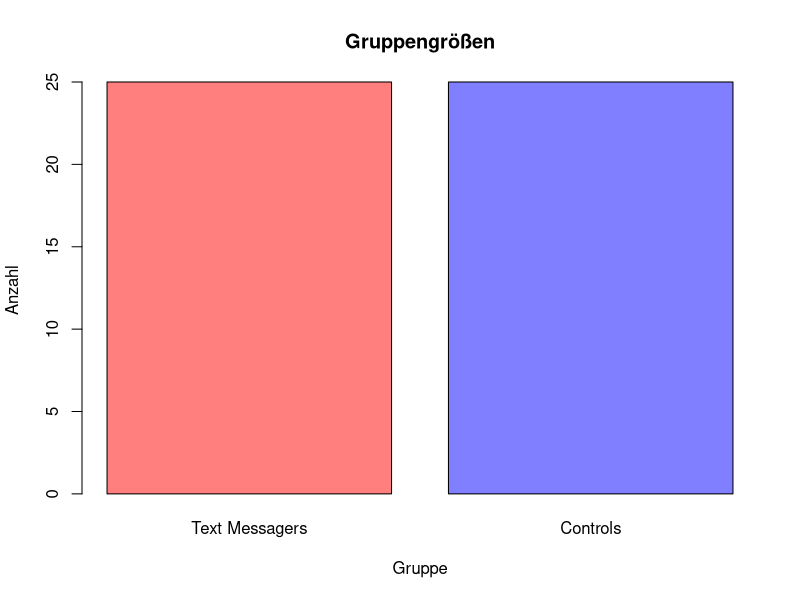
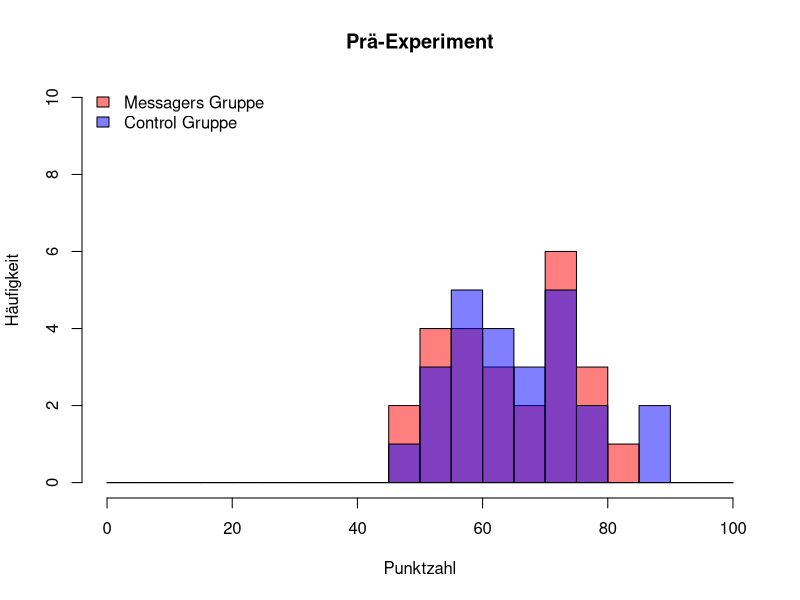
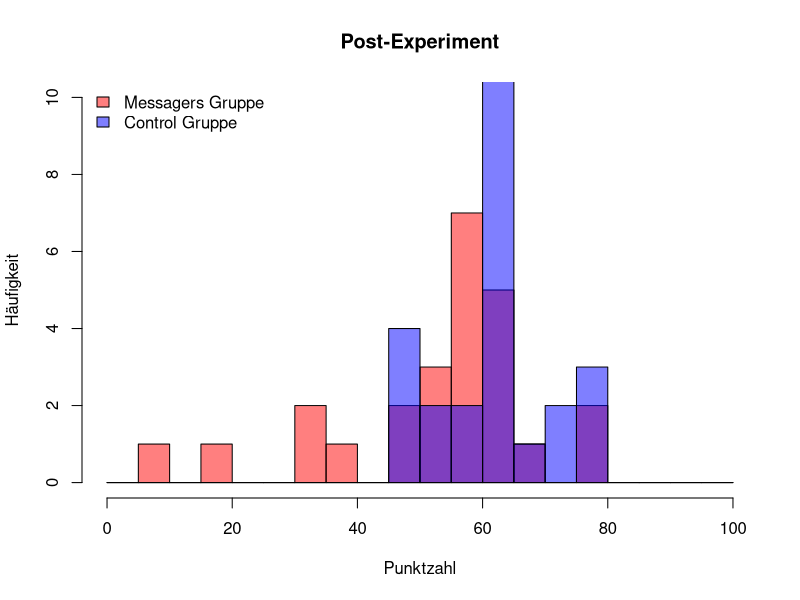
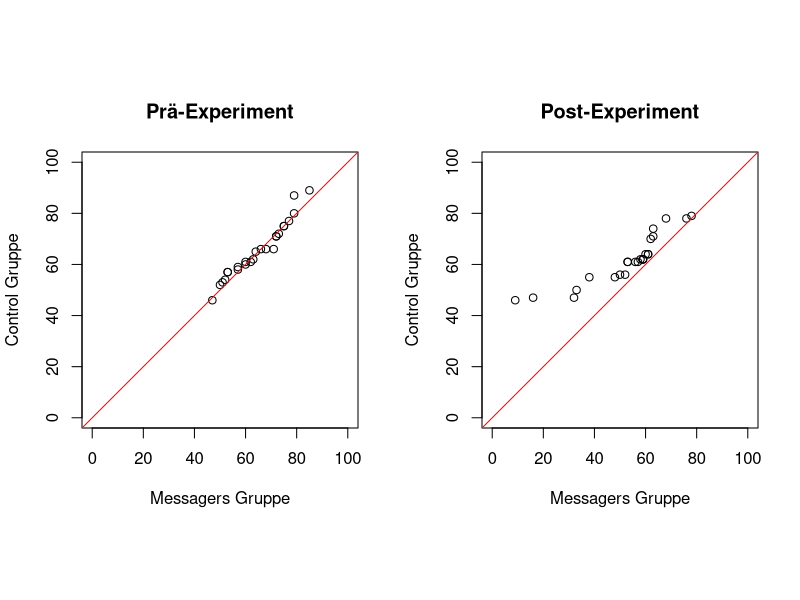
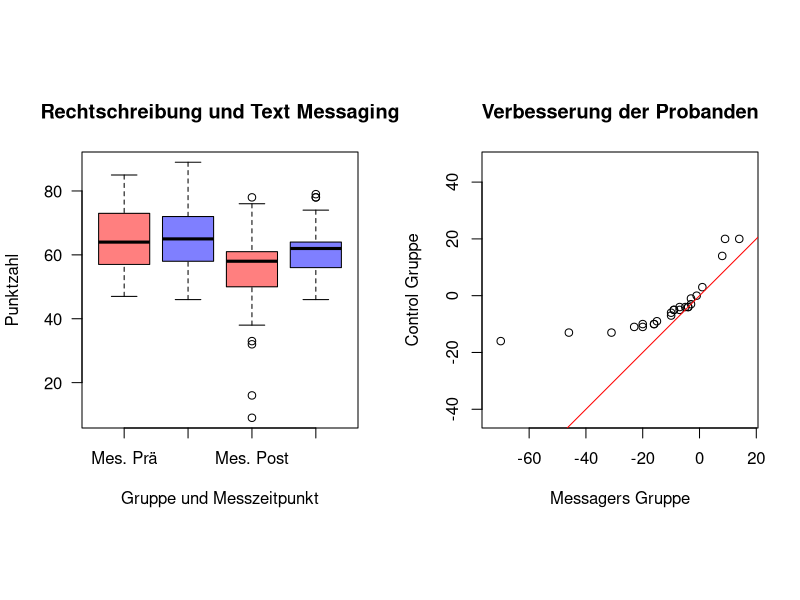
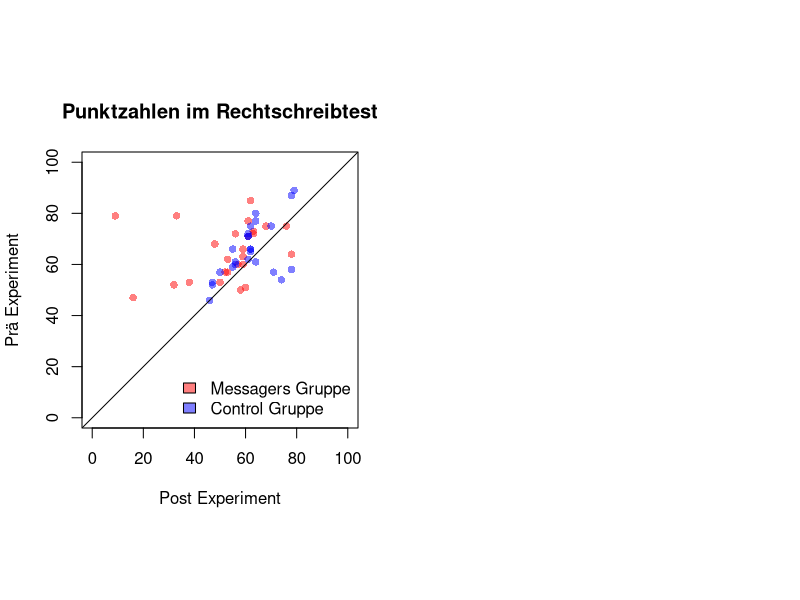

Here is the R script that generated these plots, in order:
## ---- chunk 1
knitr::opts_chunk$set(error=TRUE,        # Keep compiling upon error
                      collapse=TRUE,     # collapse by default
                      echo=TRUE,         # echo code by default
                      comment = "#>",    # change comment character
                      fig.width = 5,     # set figure width
                      out.width = "50%", # set width of displayed images
                      warning=TRUE,      # show R warnings
                      message=FALSE)     # show R messages
## ---- chunk 2
# import the data (delete the white spaces before importing.
# note: because the import failed, we modified the text data
# by deleting white spaces between "Text" and "Messagers")
df <- read.table("TextMessages.dat",
                 sep = "\t",
                 col.names = c("group", "pre", "post"),
                 colClasses = c("factor", "integer", "integer"),
                 skip = 1)
## ---- chunk 3
barplot(height = c(length(df$group[df$group=="TextMessagers"] == TRUE),
                  length(df$group[df$group=="Controls"] == TRUE)),
        main = "Gruppengrößen",
        ylab = "Anzahl",
        xlab = "Gruppe",
        names = c("Text Messagers","Controls"),
        col = c(rgb(1,0,0,0.5),rgb(0,0,1,0.5))
        
        )
## ---- chunk 4
hist(df$pre[df$group == "TextMessagers"],
     col=rgb(1,0,0,0.5),
     xlim=c(0,100),
     ylim=c(0,10),
     main="Prä-Experiment",
     xlab="Punktzahl",
     ylab = "Häufigkeit",
     breaks = seq(0,100,5))
hist(df$pre[df$group == "Controls"],
     col=rgb(0,0,1,0.5),
     breaks = seq(0,100,5),
     add=T)
legend("topleft",
       legend=c("Messagers Gruppe", "Control Gruppe"),
       fill = c(rgb(1,0,0,0.5),rgb(0,0,1,0.5)),
       cex=1, bty = "n")
## ---- chunk 5
hist(df$post[df$group == "TextMessagers"],
     col=rgb(1,0,0,0.5),
     xlim=c(0,100),
     ylim=c(0,10),
     main="Post-Experiment",
     xlab="Punktzahl",
     ylab = "Häufigkeit",
     breaks = seq(0,100,5))
hist(df$post[df$group == "Controls"],
     col=rgb(0,0,1,0.5),
     breaks = seq(0,100,5),
     add=T)
legend("topleft",
       legend=c("Messagers Gruppe", "Control Gruppe"),
       fill = c(rgb(1,0,0,0.5),rgb(0,0,1,0.5)),
       cex=1,
       bty = "n")
## ---- chunk 6
{
par(mfrow=c(1,2))
par(pty="s")
qqplot(df$pre[df$group == "TextMessagers"],
       df$pre[df$group == "Controls"],
       ylim = c(0,100),
       xlim = c(0,100),asp=1,
       xlab = "Messagers Gruppe",
       ylab = "Control Gruppe",
       main = "Prä-Experiment")
abline(0, 1, col = 'red')

par(pty="s")
qqplot(df$post[df$group == "TextMessagers"],
       df$post[df$group == "Controls"],
       ylim = c(0,100), xlim = c(0,100),asp=1,
       xlab = "Messagers Gruppe",
       ylab = "Control Gruppe",
       main = "Post-Experiment")
abline(0, 1, col = 'red')
}
## ---- chunk 7
#boxplot(df$pre[df$group == "TextMessagers"], col="darkred")

boxplot(
        df$pre[df$group == "TextMessagers"],
        df$pre[df$group == "Controls"],
        df$post[df$group == "TextMessagers"],
        df$post[df$group == "Controls"],
        main = "Rechtschreibung und Text Messaging",
        ylab = "Punktzahl",
        xlab = "Gruppe und Messzeitpunkt",
        at = c(1,2,3,4),
        names = c("Mes. Prä","Con. Prä",
                  "Mes. Post",  "Con. Post"),
        las = 1,
        col = c(rgb(1,0,0,0.5),rgb(0,0,1,0.5)),
        border = "black",
        notch = FALSE
)

## ---- chunk 8
x = seq(1,100)
df$imp <- df$post - df$pre
stem(df$imp[df$group == "Controls"])
## ---- chunk 9
stem(df$imp[df$group == "TextMessagers"])

## ---- chunk 10
par(pty="s")
Xmin = -3 + min(df$imp[df$group == "TextMessagers"])
Xmax = +3 + max(df$imp[df$group == "TextMessagers"])
Ymin = -3 + min(df$imp[df$group == "Controls"])
Ymax = +3 + max(df$imp[df$group == "Controls"])
qqplot(df$imp[df$group == "TextMessagers"],
       df$imp[df$group == "Controls"],
       ylim = c(Ymin,Ymax),
       xlim = c(Xmin,Xmax),asp=1,
       xlab = "Messagers Gruppe",
       ylab = "Control Gruppe",
       main = "Verbesserung der Probanden")
abline(0, 1, col = 'red')

## ---- chunk 11
{
par(pty="s")
plot(x = df$post, y = df$pre,
     xlim = c(0,100), ylim = c(0,100),
     col = ifelse(df$group=="Controls",
                  rgb(0,0,1,0.5),rgb(1,0,0,0.5)),
     ylab = "Prä Experiment",
     xlab = "Post Experiment",
     main = "Punktzahlen im Rechtschreibtest",
     pch=16)
abline(0, 1, col = 'black')
legend("bottomright",
       legend=c("Messagers Gruppe", "Control Gruppe"),
       fill = c(rgb(1,0,0,0.5),rgb(0,0,1,0.5)),
       cex=1, bty = "n")
}

